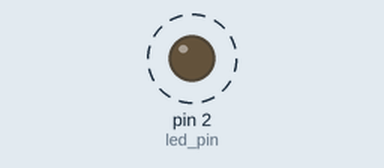
Simulated run of this sketch. Board: Arduino Uno, built with avr-gcc and run on an emulated ATmega328P. On the bench: output pins drawn as LEDs (lit = HIGH). Dashed ring = blinking.

Above: at 0.5 s.
Timing chart, 0 to 4.6 s (numbered marks = the images above):
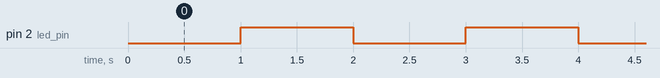

Measured:
- by itself, pin 2 (led_pin): alternates HIGH for 1.0 s and LOW for 1.0 s

The sketch:

Blink_without_delay.ino
```cpp
#define led_pin 2

unsigned long lastTime = 0;
const unsigned long Interval = 1000; //one sec

void setup () {
  pinMode(led_pin,OUTPUT);
}
void loop () {
  unsigned long currentTime = millis();
  if (currentTime-lastTime>= Interval){
    lastTime= currentTime;
    digitalWrite(led_pin, !digitalRead(led_pin));
  }
}
```
